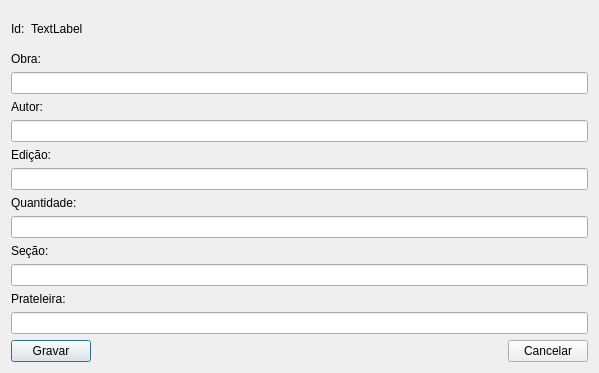
<?xml version="1.0" encoding="UTF-8"?>
<ui version="4.0">
 <class>editwindow</class>
 <widget class="QDialog" name="editwindow">
  <property name="geometry">
   <rect>
    <x>0</x>
    <y>0</y>
    <width>599</width>
    <height>373</height>
   </rect>
  </property>
  <property name="windowTitle">
   <string>Dialog</string>
  </property>
  <layout class="QVBoxLayout" name="verticalLayout_10">
   <item>
    <layout class="QVBoxLayout" name="verticalLayout_9">
     <item>
      <layout class="QVBoxLayout" name="verticalLayout_8">
       <item>
        <layout class="QHBoxLayout" name="horizontalLayout">
         <item>
          <widget class="QLabel" name="IdLabel">
           <property name="text">
            <string>Id:</string>
           </property>
          </widget>
         </item>
         <item>
          <widget class="QLabel" name="idtxt">
           <property name="text">
            <string>TextLabel</string>
           </property>
          </widget>
         </item>
         <item>
          <spacer name="horizontalSpacer">
           <property name="orientation">
            <enum>Qt::Horizontal</enum>
           </property>
           <property name="sizeHint" stdset="0">
            <size>
             <width>478</width>
             <height>20</height>
            </size>
           </property>
          </spacer>
         </item>
        </layout>
       </item>
       <item>
        <layout class="QVBoxLayout" name="verticalLayout_7">
         <item>
          <layout class="QVBoxLayout" name="verticalLayout_6">
           <item>
            <layout class="QHBoxLayout" name="horizontalLayout_2">
             <item>
              <widget class="QLabel" name="ObraLabel">
               <property name="text">
                <string>Obra:</string>
               </property>
              </widget>
             </item>
             <item>
              <widget class="QLabel" name="obra_label">
               <property name="text">
                <string/>
               </property>
              </widget>
             </item>
            </layout>
           </item>
           <item>
            <widget class="QLineEdit" name="ObraLineEdit"/>
           </item>
          </layout>
         </item>
         <item>
          <layout class="QVBoxLayout" name="verticalLayout_5">
           <item>
            <widget class="QLabel" name="AutorLabel">
             <property name="text">
              <string>Autor:</string>
             </property>
            </widget>
           </item>
           <item>
            <widget class="QLineEdit" name="AutorLineEdit"/>
           </item>
          </layout>
         </item>
         <item>
          <layout class="QVBoxLayout" name="verticalLayout_4">
           <item>
            <widget class="QLabel" name="EdLabel">
             <property name="text">
              <string>Edição:</string>
             </property>
            </widget>
           </item>
           <item>
            <widget class="QLineEdit" name="EdLineEdit"/>
           </item>
          </layout>
         </item>
         <item>
          <layout class="QVBoxLayout" name="verticalLayout_3">
           <item>
            <widget class="QLabel" name="QntdLabel">
             <property name="text">
              <string>Quantidade:</string>
             </property>
            </widget>
           </item>
           <item>
            <widget class="QLineEdit" name="QntdLineEdit"/>
           </item>
          </layout>
         </item>
         <item>
          <layout class="QVBoxLayout" name="verticalLayout_2">
           <item>
            <widget class="QLabel" name="SecaoLabel">
             <property name="text">
              <string>Seção:</string>
             </property>
            </widget>
           </item>
           <item>
            <widget class="QLineEdit" name="SecaoLineEdit"/>
           </item>
          </layout>
         </item>
         <item>
          <layout class="QVBoxLayout" name="verticalLayout">
           <item>
            <widget class="QLabel" name="PratLabel">
             <property name="text">
              <string>Prateleira:</string>
             </property>
            </widget>
           </item>
           <item>
            <widget class="QLineEdit" name="PratLineEdit"/>
           </item>
          </layout>
         </item>
        </layout>
       </item>
      </layout>
     </item>
     <item>
      <layout class="QHBoxLayout" name="horizontalLayout_3">
       <item>
        <widget class="QPushButton" name="GravarBtn">
         <property name="text">
          <string>Gravar</string>
         </property>
        </widget>
       </item>
       <item>
        <spacer name="horizontalSpacer_2">
         <property name="orientation">
          <enum>Qt::Horizontal</enum>
         </property>
         <property name="sizeHint" stdset="0">
          <size>
           <width>378</width>
           <height>20</height>
          </size>
         </property>
        </spacer>
       </item>
       <item>
        <widget class="QPushButton" name="CancelarBtn">
         <property name="text">
          <string>Cancelar</string>
         </property>
        </widget>
       </item>
      </layout>
     </item>
    </layout>
   </item>
  </layout>
 </widget>
 <resources/>
 <connections/>
</ui>
